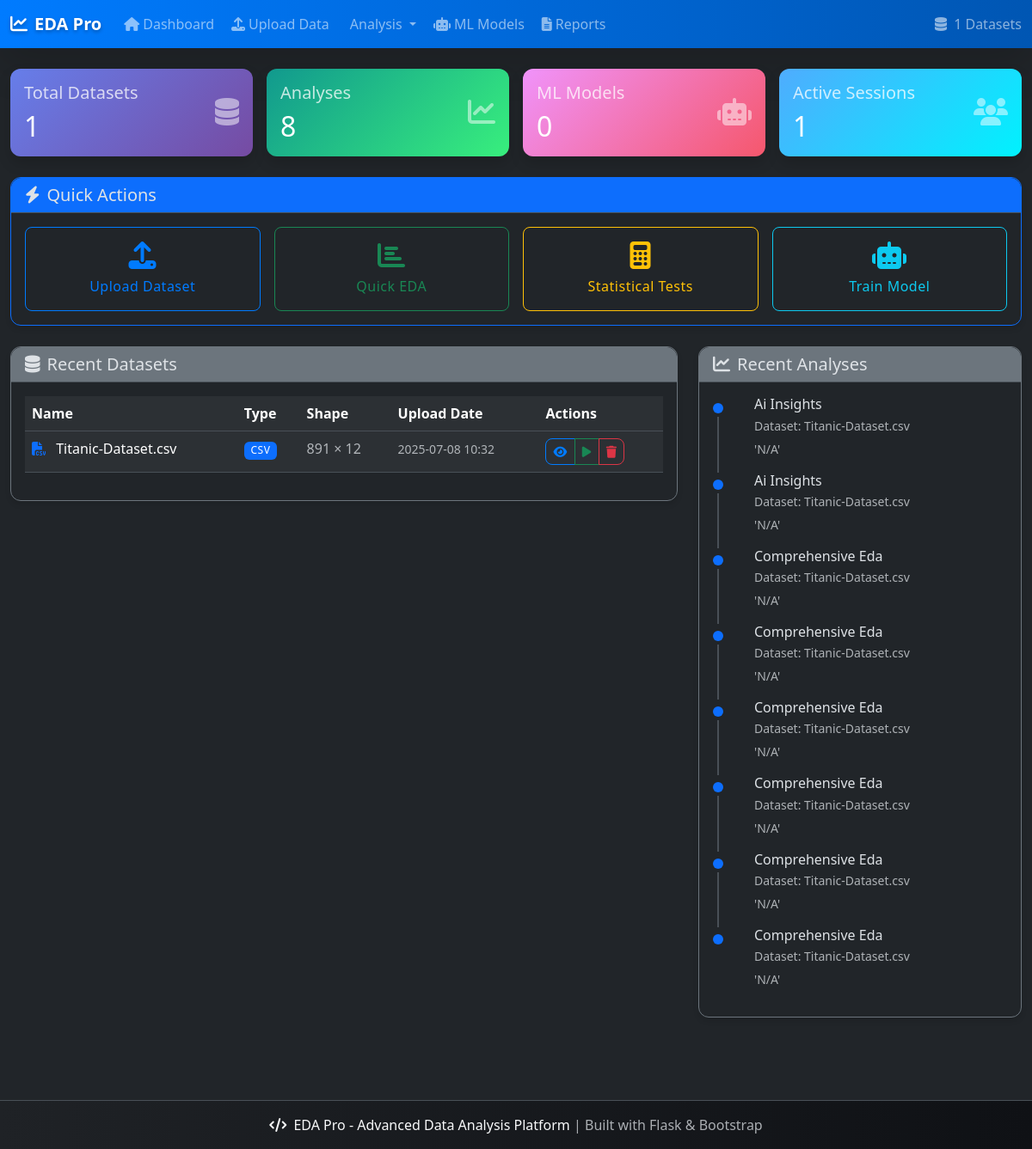
The page / on the database its author committed.
### models.py (models this page shows, shortened)
class Dataset(db.Model):
    id = db.Column(db.Integer, primary_key=True)
    filename = db.Column(db.String(255), nullable=False)
    file_path = db.Column(db.String(500), nullable=False)
    file_type = db.Column(db.String(50), nullable=False)
    upload_date = db.Column(db.DateTime, default=datetime.utcnow)
    shape_rows = db.Column(db.Integer)
    shape_cols = db.Column(db.Integer)
    memory_usage = db.Column(db.Float)
    column_info = db.Column(db.Text)  # JSON string of column metadata
    def get_column_info(self):
        if self.column_info:
            return json.loads(self.column_info)
        return {}
    def to_dict(self):
        return {
            'id': self.id,
            'filename': self.filename,
            'file_type': self.file_type,
            'upload_date': self.upload_date.isoformat() if self.upload_date else None,
            'shape_rows': self.shape_rows,
            'shape_cols': self.shape_cols,
            'memory_usage': self.memory_usage,
            'column_info': self.get_column_info()
        }

class Analysis(db.Model):
    id = db.Column(db.Integer, primary_key=True)
    dataset_id = db.Column(db.Integer, db.ForeignKey('dataset.id'), nullable=False)
    analysis_type = db.Column(db.String(100), nullable=False)  # 'eda', 'statistical_test', 'ml_model'
    results = db.Column(db.Text)  # JSON string of analysis results
    created_date = db.Column(db.DateTime, default=datetime.utcnow)
    dataset = db.relationship('Dataset', backref=db.backref('analyses', lazy=True))
    def get_results(self):
        if self.results:
            return json.loads(self.results)
        return {}
    def to_dict(self):
        return {
            'id': self.id,
            'dataset_id': self.dataset_id,
            'analysis_type': self.analysis_type,
            'created_date': self.created_date.isoformat() if self.created_date else None,
            'results': self.get_results(),
            'dataset': {
                'filename': self.dataset.filename if self.dataset else 'Unknown'
            }
        }

### routes/main.py (the view)
@main_bp.route('/')
def index():
    try:
        recent_datasets = Dataset.query.order_by(Dataset.upload_date.desc()).limit(5).all()
        recent_analyses = Analysis.query.order_by(Analysis.created_date.desc()).limit(10).all()
        total_datasets = Dataset.query.count()
        total_analyses = Analysis.query.count()
        total_models = ModelTraining.query.count()
        stats = {
            'total_datasets': total_datasets,
            'total_analyses': total_analyses,
            'total_models': total_models
        }
        datasets_data = [dataset.to_dict() for dataset in recent_datasets]
        analyses_data = [analysis.to_dict() for analysis in recent_analyses]
        return render_template('index.html',
                             recent_datasets=datasets_data,
                             recent_analyses=analyses_data,
                             stats=stats)
    except Exception as e:
        flash(f'Error loading dashboard: {str(e)}', 'error')
        return render_template('index.html',
                             recent_datasets=[],
                             recent_analyses=[],
                             stats={'total_datasets': 0, 'total_analyses': 0, 'total_models': 0})

### templates/index.html (shortened to what this page needs)
{% extends "base.html" %}
{% block content %}
<div class="row">
    <div class="col-12 mb-4">
        <div class="row g-3">
            <div class="col-md-3">
                <div class="card bg-gradient-primary border-0 shadow">
                    <div class="card-body">
                        <div class="row align-items-center">
                            <div class="col">
                                <h5 class="card-title text-white opacity-75">Total Datasets</h5>
                                <h2 class="text-white mb-0">{{ stats.total_datasets }}</h2>
                            </div>
                            <div class="col-auto">
                                <i class="fas fa-database fa-2x text-white opacity-50"></i>
                            </div>
                        </div>
                    </div>
                </div>
            </div>
            <div class="col-md-3">
                <div class="card bg-gradient-success border-0 shadow">
                    <div class="card-body">
                        <div class="row align-items-center">
                            <div class="col">
                                <h5 class="card-title text-white opacity-75">Analyses</h5>
                                <h2 class="text-white mb-0">{{ stats.total_analyses }}</h2>
                            </div>
                            <div class="col-auto">
                                <i class="fas fa-chart-line fa-2x text-white opacity-50"></i>
                            </div>
                        </div>
                    </div>
                </div>
            </div>
            <div class="col-md-3">
                <div class="card bg-gradient-warning border-0 shadow">
                    <div class="card-body">
                        <div class="row align-items-center">
                            <div class="col">
                                <h5 class="card-title text-white opacity-75">ML Models</h5>
                                <h2 class="text-white mb-0">{{ stats.total_models }}</h2>
                            </div>
                            <div class="col-auto">
                                <i class="fas fa-robot fa-2x text-white opacity-50"></i>
                            </div>
                        </div>
                    </div>
                </div>
            </div>
            <div class="col-md-3">
                <div class="card bg-gradient-info border-0 shadow">
                    <div class="card-body">
                        <div class="row align-items-center">
                            <div class="col">
                                <h5 class="card-title text-white opacity-75">Active Sessions</h5>
                                <h2 class="text-white mb-0" id="active-sessions">1</h2>
                            </div>
                            <div class="col-auto">
                                <i class="fas fa-users fa-2x text-white opacity-50"></i>
                            </div>
                        </div>
                    </div>
                </div>
            </div>
        </div>
    </div>
    <div class="col-12 mb-4">
        <div class="card bg-dark border-primary">
            <div class="card-header bg-primary">
                <h5 class="card-title mb-0">
                    <i class="fas fa-bolt me-2"></i>Quick Actions
                </h5>
            </div>
            <div class="card-body">
                <div class="row g-3">
                    <div class="col-md-6 col-lg-3">
                        <a href="{{ url_for('upload.upload_page') }}" class="btn btn-outline-primary w-100 py-3">
                            <i class="fas fa-upload fa-2x d-block mb-2"></i>
                            Upload Dataset
                        </a>
                    </div>
                    <div class="col-md-6 col-lg-3">
                        <button class="btn btn-outline-success w-100 py-3" onclick="quickEDA()">
                            <i class="fas fa-chart-bar fa-2x d-block mb-2"></i>
                            Quick EDA
                        </button>
                    </div>
                    <div class="col-md-6 col-lg-3">
                        <button class="btn btn-outline-warning w-100 py-3" onclick="quickStats()">
                            <i class="fas fa-calculator fa-2x d-block mb-2"></i>
                            Statistical Tests
                        </button>
                    </div>
                    <div class="col-md-6 col-lg-3">
                        <button class="btn btn-outline-info w-100 py-3" onclick="quickML()">
                            <i class="fas fa-robot fa-2x d-block mb-2"></i>
                            Train Model
                        </button>
                    </div>
                </div>
            </div>
        </div>
    </div>
    <div class="col-lg-8 mb-4">
        <div class="card bg-dark border-secondary">
            <div class="card-header bg-secondary">
                <h5 class="card-title mb-0">
                    <i class="fas fa-database me-2"></i>Recent Datasets
                </h5>
            </div>
            <div class="card-body">
                {% if recent_datasets %}
                    <div class="table-responsive">
                        <table class="table table-dark table-hover">
                            <thead>
                                <tr>
                                    <th>Name</th>
                                    <th>Type</th>
                                    <th>Shape</th>
                                    <th>Upload Date</th>
                                    <th>Actions</th>
                                </tr>
                            </thead>
                            <tbody>
                                {% for dataset in recent_datasets %}
                                <tr>
                                    <td>
                                        <i class="fas fa-file-csv me-2 text-primary"></i>
                                        {{ dataset.filename }}
                                    </td>
                                    <td>
                                        <span class="badge bg-primary">{{ dataset.file_type.upper() }}</span>
                                    </td>
                                    <td>
                                        <span class="text-muted">{{ dataset.shape_rows }} × {{ dataset.shape_cols }}</span>
                                    </td>
                                    <td>
                                        <small class="text-muted">
                                            {% if dataset.upload_date  %}
                                                {% if dataset.upload_date is string %}
                                                    {{ dataset.upload_date[:16].replace('T', ' ') }}
                                                {% else %}
                                                    {{ dataset.upload_date.strftime('%Y-%m-%d %H:%M') }}
                                                {% endif %}
                                            {% else %}
                                                'N/A'
                                            {% endif %}
                                        </small>
                                    </td>
                                    <td>
                                        <div class="btn-group btn-group-sm">
                                            <a href="{{ url_for('analysis.dataset_overview', dataset_id=dataset.id) }}"
                                               class="btn btn-outline-primary btn-sm">
                                                <i class="fas fa-eye"></i>
                                            </a>
                                            <button class="btn btn-outline-success btn-sm"
                                                    onclick="startAnalysis({{ dataset.id }})">
                                                <i class="fas fa-play"></i>
                                            </button>
                                            <button class="btn btn-outline-danger btn-sm"
                                                    onclick="deleteDataset({{ dataset.id }})">
                                                <i class="fas fa-trash"></i>
                                            </button>
                                        </div>
                                    </td>
                                </tr>
                                {% endfor %}
                            </tbody>
                        </table>
                    </div>
                {% endif %}
            </div>
        </div>
    </div>
    <div class="col-lg-4 mb-4">
        <div class="card bg-dark border-secondary">
            <div class="card-header bg-secondary">
                <h5 class="card-title mb-0">
                    <i class="fas fa-chart-line me-2"></i>Recent Analyses
                </h5>
            </div>
            <div class="card-body">
                {% if recent_analyses %}
                    <div class="timeline">
                        {% for analysis in recent_analyses %}
                        <div class="timeline-item mb-3">
                            <div class="d-flex">
                                <div class="flex-shrink-0">
                                    <div class="timeline-marker bg-primary"></div>
                                </div>
                                <div class="flex-grow-1 ms-3">
                                    <h6 class="mb-1">{{ analysis.analysis_type.replace('_', ' ').title() }}</h6>
                                    <p class="mb-1 text-muted small">
                                        Dataset: {{ analysis.dataset.filename }}
                                    </p>
                                    <small class="text-muted">
                                        {% if analysis.created_at %}
                                            {% if analysis.created_at is string %}
                                                {{ analysis.created_at[:16].replace('T', ' ') }}
                                            {% else %}
                                                {{ analysis.created_at.strftime('%Y-%m-%d %H:%M') }}
                                            {% endif %}
                                        {% else %}
                                            'N/A'
                                        {% endif %}
                                    </small>
                                </div>
                            </div>
                        </div>
                        {% endfor %}
                    </div>
                {% else %}
                    <div class="text-center py-4">
                        <i class="fas fa-chart-line fa-2x text-muted mb-2"></i>
                        <p class="text-muted mb-0">No analyses yet</p>
                    </div>
                {% endif %}
            </div>
        </div>
    </div>
</div>
{% endblock %}

### rows shown on the page
Dataset: filename "Titanic-Dataset.csv", file_type "CSV", shape_rows "891", shape_cols "12", upload_date "2025-07-08 10:32"
Analysis: analysis_type.replace "Ai Insights", dataset.filename "Titanic-Dataset.csv"
Analysis: analysis_type.replace "Ai Insights", dataset.filename "Titanic-Dataset.csv"
Analysis: analysis_type.replace "Comprehensive Eda", dataset.filename "Titanic-Dataset.csv"
Analysis: analysis_type.replace "Comprehensive Eda", dataset.filename "Titanic-Dataset.csv"
Analysis: analysis_type.replace "Comprehensive Eda", dataset.filename "Titanic-Dataset.csv"
Analysis: analysis_type.replace "Comprehensive Eda", dataset.filename "Titanic-Dataset.csv"
Analysis: analysis_type.replace "Comprehensive Eda", dataset.filename "Titanic-Dataset.csv"
Analysis: analysis_type.replace "Comprehensive Eda", dataset.filename "Titanic-Dataset.csv"

### other values the page prints
{{ stats.total_datasets }} "1"
{{ stats.total_analyses }} "8"
{{ stats.total_models }} "0"
